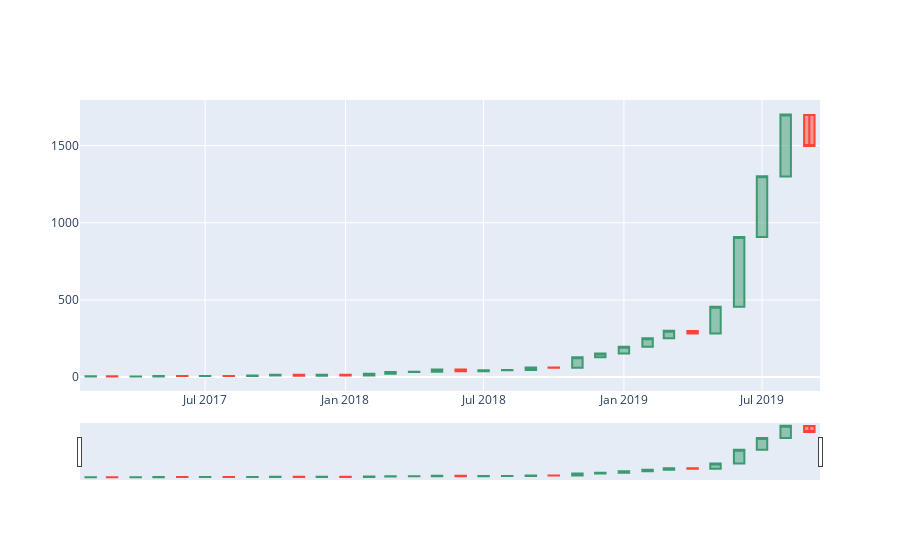

Source (notebook cell):
### Code cell
start_date=df['Entry time'].min()
end_date=df['Entry time'].max()
a=filter_df(df, 'Bitmex','1',start_date, end_date).sort_values('Entry time')
b=a.groupby(a['Entry time'].dt.to_period("M")).agg({'Entry balance':[('Open','first'),('Low','first')],
                                                    'Exit balance':[('Close','last'),('High','last')]})
dffg=b.droplevel(0, axis=1).reset_index()
dffg.rename(columns = {"Entry time" : "Date"}, inplace=True)
dffg['Date']=pd.to_datetime(dffg['Date'].astype('str'), format='%Y-%m')
dffg.head()

import plotly.graph_objects as go
import pandas as pd
from datetime import datetime

#dfg=df.groupby(df['Entry time'].dt.to_period("M")).agg({'Entry balance':[('Open','first'),('High','last')],
#                                                               'Exit balance':[('Close','first'),('Low','last')]})
#dfg=dfg.droplevel(0, axis=1).reset_index()
#dfg.rename(columns = {"Entry time" : "Date"}, inplace=True)
#dfg['Date']=pd.to_datetime(dfg['Date'].astype('str'), format='%Y-%m')

fig = go.Figure(data=[go.Candlestick(x=dffg['Date'],
                open=dffg['Open'],
                high=dffg['High'],
                low=dffg['Low'],
                close=dffg['Close'])])

fig.show()
dffg

### Figure 1 — Plotly figure (JSON) as saved in the notebook; plotly's stock layout.template omitted (floating-point values rounded to 4 significant figures)
{"data": [{"close": [4.457, 3.811, 4.084, 6.775, 6.418, 7.039, 6.791, 10.63, 14.52, 9.134, 15.42, 9.4, 21.59, 32.07, 34.46, 49.34, 37.45, 44.68, 45.37, 61.21, 60.71, 128.0, 151.9, 196.3, 250.6, 300.3, 281.6, 456.1, 908.3, 1301.0, 1701.0, 1497.0], "high": [4.457, 3.811, 4.084, 6.775, 6.418, 7.039, 6.791, 10.63, 14.52, 9.134, 15.42, 9.4, 21.59, 32.07, 34.46, 49.34, 37.45, 44.68, 45.37, 61.21, 60.71, 128.0, 151.9, 196.3, 250.6, 300.3, 281.6, 456.1, 908.3, 1301.0, 1701.0, 1497.0], "low": [3.92, 4.458, 3.802, 4.074, 6.763, 6.429, 7.02, 6.784, 10.61, 14.49, 9.147, 15.4, 9.415, 21.54, 32.02, 34.44, 49.3, 37.45, 44.62, 45.32, 61.2, 60.71, 128.0, 151.8, 196.3, 250.7, 299.2, 281.9, 455.7, 908.1, 1300.0, 1698.0], "open": [3.92, 4.458, 3.802, 4.074, 6.763, 6.429, 7.02, 6.784, 10.61, 14.49, 9.147, 15.4, 9.415, 21.54, 32.02, 34.44, 49.3, 37.45, 44.62, 45.32, 61.2, 60.71, 128.0, 151.8, 196.3, 250.7, 299.2, 281.9, 455.7, 908.1, 1300.0, 1698.0], "type": "candlestick", "x": ["2017-02-01T00:00:00", "2017-03-01T00:00:00", "2017-04-01T00:00:00", "2017-05-01T00:00:00", "2017-06-01T00:00:00", "2017-07-01T00:00:00", "2017-08-01T00:00:00", "2017-09-01T00:00:00", "2017-10-01T00:00:00", "2017-11-01T00:00:00", "2017-12-01T00:00:00", "2018-01-01T00:00:00", "2018-02-01T00:00:00", "2018-03-01T00:00:00", "2018-04-01T00:00:00", "2018-05-01T00:00:00", "2018-06-01T00:00:00", "2018-07-01T00:00:00", "2018-08-01T00:00:00", "2018-09-01T00:00:00", "2018-10-01T00:00:00", "2018-11-01T00:00:00", "2018-12-01T00:00:00", "2019-01-01T00:00:00", "2019-02-01T00:00:00", "2019-03-01T00:00:00", "2019-04-01T00:00:00", "2019-05-01T00:00:00", "2019-06-01T00:00:00", "2019-07-01T00:00:00", "2019-08-01T00:00:00", "2019-09-01T00:00:00"]}], "layout": {}}
